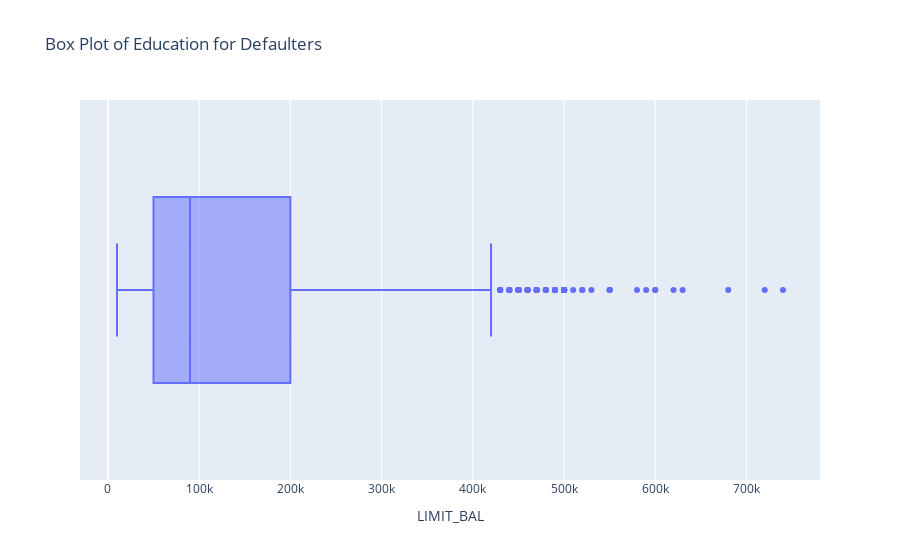
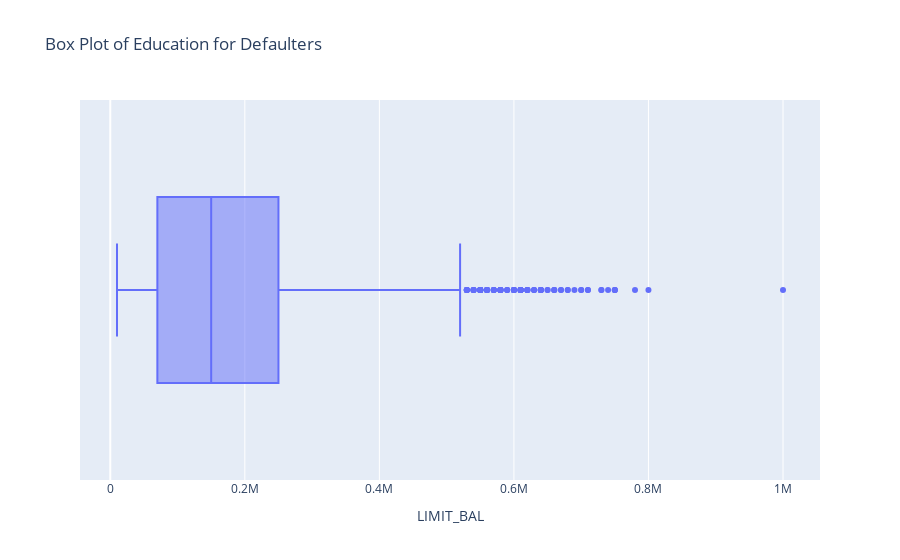

Write notebook code for charts like these, in order.
### Code cell
fig = px.box(final_df[final_df['PAYMENT_target']==1], x='LIMIT_BAL', title='Box Plot of Education for Defaulters')

# Show the plot
fig.show()

fig = px.box(final_df[final_df['PAYMENT_target']==0], x='LIMIT_BAL', title='Box Plot of Education for Defaulters')

# Show the plot
fig.show()

### Figure 1 — Plotly figure (JSON) as saved in the notebook; plotly's stock layout.template omitted (floating-point values rounded to 4 significant figures; data arrays with more than 128 entries replaced by an {"elided": "..."} marker saying what was removed)
{"data": [{"alignmentgroup": "True", "hovertemplate": "LIMIT_BAL=%{x}<extra></extra>", "legendgroup": "", "marker": {"color": "#636efa"}, "name": "", "notched": false, "offsetgroup": "", "orientation": "h", "showlegend": false, "type": "box", "x": {"elided": "4420 int values"}, "x0": " ", "xaxis": "x", "y0": " ", "yaxis": "y"}], "layout": {"autosize": true, "boxmode": "group", "legend": {"tracegroupgap": 0}, "title": {"text": "Box Plot of Education for Defaulters"}, "xaxis": {"anchor": "y", "autorange": true, "domain": [0, 1], "range": [-30560.0, 780600.0], "title": {"text": "LIMIT_BAL"}, "type": "linear"}, "yaxis": {"anchor": "x", "autorange": true, "domain": [0, 1], "range": [-0.5, 0.5], "type": "category"}}}

### Figure 2 — Plotly figure (JSON) as saved in the notebook; plotly's stock layout.template omitted (floating-point values rounded to 4 significant figures; data arrays with more than 128 entries replaced by an {"elided": "..."} marker saying what was removed)
{"data": [{"alignmentgroup": "True", "hovertemplate": "LIMIT_BAL=%{x}<extra></extra>", "legendgroup": "", "marker": {"color": "#636efa"}, "name": "", "notched": false, "offsetgroup": "", "orientation": "h", "showlegend": false, "type": "box", "x": {"elided": "15580 int values"}, "x0": " ", "xaxis": "x", "y0": " ", "yaxis": "y"}], "layout": {"autosize": true, "boxmode": "group", "legend": {"tracegroupgap": 0}, "title": {"text": "Box Plot of Education for Defaulters"}, "xaxis": {"anchor": "y", "autorange": true, "domain": [0, 1], "range": [-45000, 1055000], "title": {"text": "LIMIT_BAL"}, "type": "linear"}, "yaxis": {"anchor": "x", "autorange": true, "domain": [0, 1], "range": [-0.5, 0.5], "type": "category"}}}
